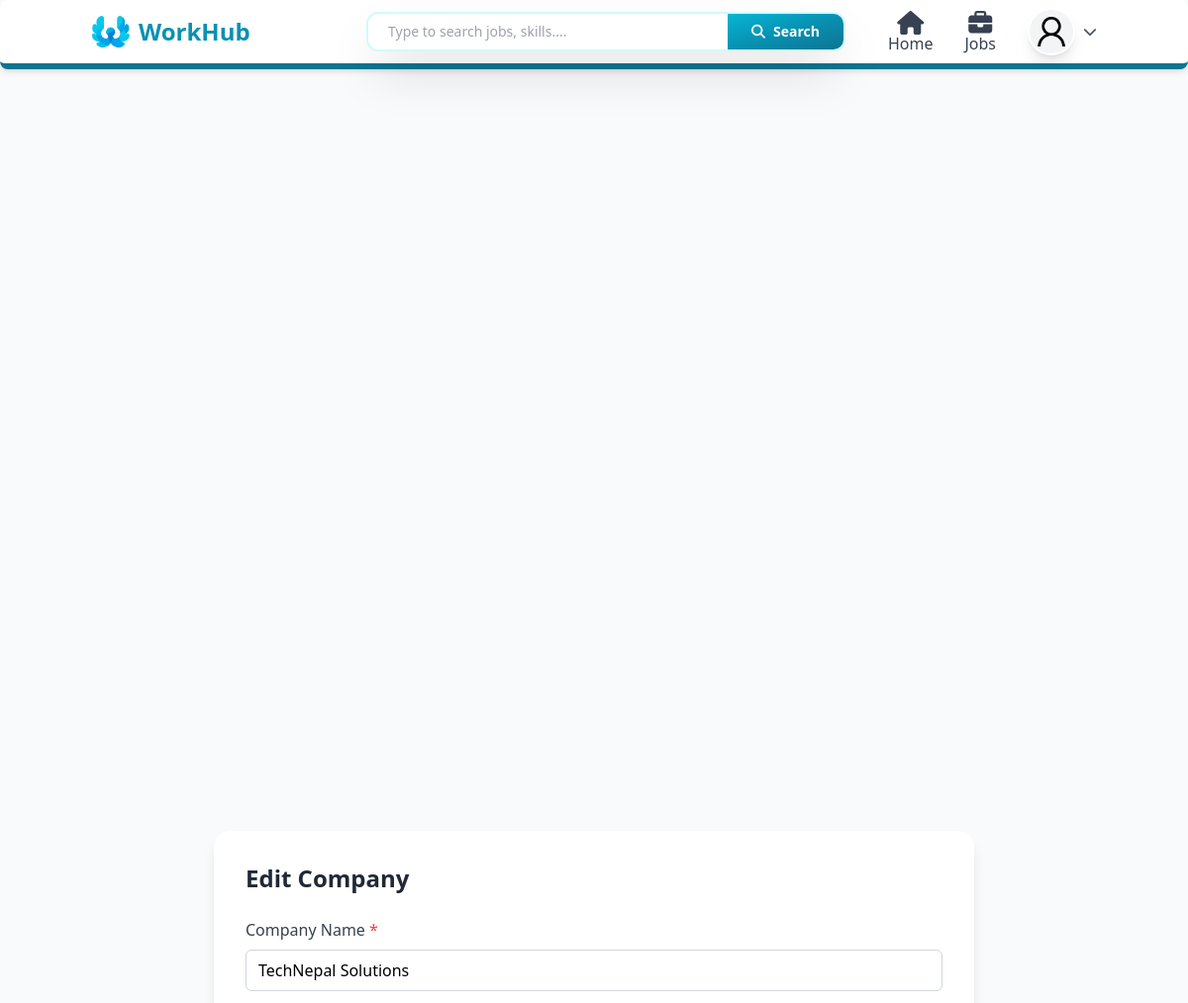
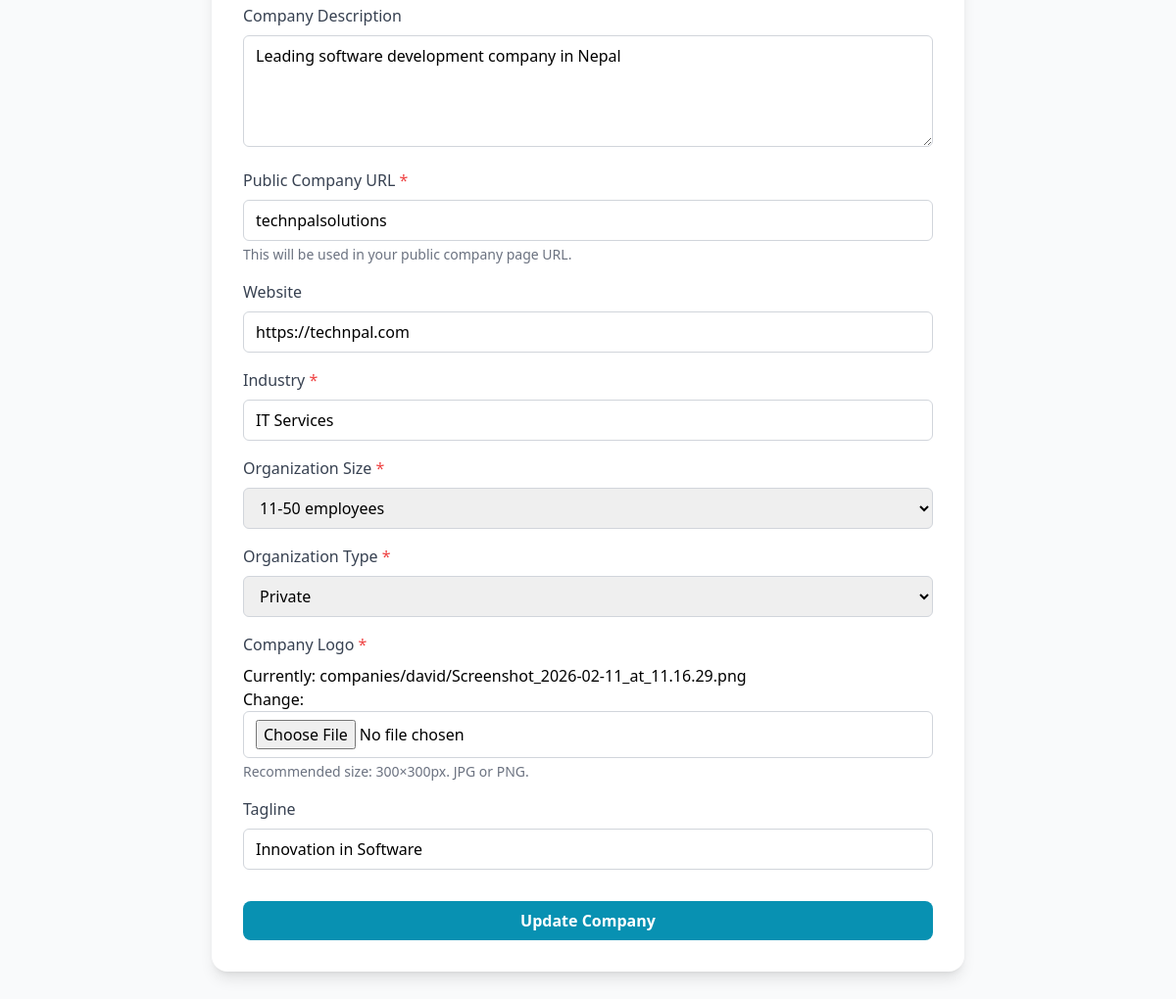
Page /company/technpalsolutions/edit/ (signed in) on the committed database (2 pictures, top to bottom).
### users/models.py (models this page shows, shortened)
class Profile(models.Model):
    def generateImagePath(instance, filename):
        return f"users/{instance.user.username}/{filename}"
    class RoleOptions(models.TextChoices):
        Admin = "Admin", "Admin"
        JobSeeker = "Job Seeker", "Job Seeker"
        Recruiter = "Recruiter", "Recruiter"
    class GenderOptions(models.TextChoices):
        Male = "Male", "Male"
        Female = "Female", "Female"
        Others = "Others", "Others"
    class JobTypeOptions(models.TextChoices):
        FullTime = "Full Time", "Full Time"
        PartTime = "Part Time", "Part Time"
        Contract = "Contract", "Contract"
        Intern = "Internship", "Internship"
    class WorkModeOptions(models.TextChoices):
        OnSite = "On-site", "On-site"
        Remote = "Remote", "Remote"
        Hybrid = "Hybrid", "Hybrid"
    user = models.OneToOneField(User, on_delete=models.CASCADE)
    position = models.CharField(max_length=100, blank=True)
    summary = models.TextField(blank=True)
    address = models.CharField(max_length=50)
    phone = models.CharField( max_length=10)
    nationality = models.CharField( max_length=15, default="Nepal")
    gender = models.CharField( choices=GenderOptions, default=GenderOptions.Male, max_length=6 )
    profile_image = models.ImageField( blank=True, null=True, upload_to=generateImagePath, default="users/default_user.png" )
    dob = models.DateField(blank=True, null=True)
    role = models.CharField(max_length=10, choices=RoleOptions, default=RoleOptions.JobSeeker)
    skills = models.ManyToManyField(Skill, blank=True, related_name="profiles")
    preferred_location = models.CharField(max_length=100, blank=True)
    preferred_job_type = models.CharField(max_length=50, choices=JobTypeOptions, blank=True)
    preferred_work_mode = models.CharField(max_length=20, choices=WorkModeOptions, blank=True)
    created_at = models.DateTimeField(auto_now_add=True)
    search_vector = models.TextField(blank=True, null=True)
    def completion_percentage(self):
        checks = [
            bool(self.position),
            bool(self.summary),
            bool(self.address),
            bool(self.phone),
            bool(self.dob),
            bool(self.profile_image),
            self.skills.exists(),
            self.educations.exists(),
            self.experiences.exists(),
            self.projects.exists(),
            bool(self.preferred_location),
            bool(self.preferred_job_type),
            bool(self.preferred_work_mode),
        ]
        completed = sum(checks)
        total = len(checks)
        return int((completed / total) * 100)

### companies/models.py (models this page shows, shortened)
class Company(models.Model):
    def generateImagePath(instance, filename):
        return f"companies/{instance.created_by.username}/{filename}"
    class OrganizationSize(models.TextChoices):
        SIZE_1_10 = "1-10", "1-10 employees"
        SIZE_11_50 = "11-50", "11-50 employees"
        SIZE_51_200 = "51-200", "51-200 employees"
        SIZE_201_500 = "201-500", "201-500 employees"
        SIZE_501_1000 = "501-1000", "501-1000 employees"
        SIZE_1000_PLUS = "1000+", "1000+ employees"
    class OrganizationType(models.TextChoices):
        PRIVATE = "private", "Private"
        PUBLIC = "public", "Public"
        NON_PROFIT = "non_profit", "Non-profit"
        GOVERNMENT = "government", "Government"
        EDUCATIONAL = "educational", "Educational"
        SELF_EMPLOYED = "self_employed", "Self-employed"
    name = models.CharField(max_length=255)
    description = models.TextField(blank=True)
    public_url = models.SlugField(unique=True)
    website = models.URLField(blank=True)
    industry = models.CharField(max_length=100)
    organization_size = models.CharField(max_length=20, choices=OrganizationSize.choices)
    organization_type = models.CharField(max_length=20, choices=OrganizationType.choices)
    logo = models.ImageField(upload_to=generateImagePath, default="companies/default_company.png")
    tagline = models.CharField(max_length=120, blank=True)
    created_by = models.ForeignKey(User, on_delete=models.CASCADE, related_name="companies_created")
    created_at = models.DateTimeField(auto_now_add=True)

### companies/views.py (the view)
# urls.py: path("<slug:slug>/edit/", edit_company, name="edit_company"),
@login_required(login_url='/user/login')
def edit_company(request, slug):
    company = get_object_or_404(Company, public_url=slug)
    if company.created_by != request.user:
        return redirect("forbidden")
    if request.method == "POST":
        form = CompanyForm(request.POST, request.FILES, instance=company)
        if form.is_valid():
            form.save()
            return redirect("company_detail", slug=company.public_url)
    else:
        form = CompanyForm(instance=company)
    return render(request, "pages/companies/edit_company.html", {"form": form, "company": company})

### templates/pages/companies/edit_company.html (shortened to what this page needs)
{% extends 'layouts/main.html' %}
{% block content %}
<div class="bg-gray-50 min-h-screen flex items-center justify-center p-4">
  <div class="bg-white shadow-lg rounded-2xl w-full max-w-3xl p-8">
    <h1 class="text-2xl font-bold mb-6 text-gray-800">Edit Company</h1>
    <form method="POST" enctype="multipart/form-data" class="space-y-4">
      {% for field in form %}
        <div>
          <label for="{{ field.id_for_label }}" class="block text-gray-700 font-medium mb-2">
            {{ field.label }}
            {% if field.field.required %}
              <span class="text-red-500">*</span>
            {% endif %}
          </label>
          {{ field }}
          {% if field.help_text %}
            <p class="text-sm text-gray-500 mt-1">{{ field.help_text }}</p>
          {% endif %}
        </div>
      {% endfor %}
      <div class="pt-4">
        <button type="submit" class="w-full bg-cyan-600 text-white font-semibold py-2 rounded-lg hover:bg-cyan-700 transition duration-300">
          Update Company
        </button>
      </div>
    </form>
  </div>
</div>
{% endblock %}

### templates/layouts/main.html (shortened to what this page needs)
<!DOCTYPE html>
<html lang="en">
  <head>
    <script src="https://cdn.tailwindcss.com"></script>
    <link rel="stylesheet" href="https://cdnjs.cloudflare.com/ajax/libs/font-awesome/6.5.0/css/all.min.css" />
  </head>
  <body class="bg-gray-50">
    <nav class="fixed w-full z-50 bg-white shadow-md border-b-[6px] border-cyan-700 rounded-lg no-print">
      <div class="mx-auto px-4 sm:px-6 lg:px-8 ml-[5%] mr-[5%]">
        <div class="grid grid-cols-8 space-x-6 items-center h-16">
          <a href="/" class="flex items-center gap-2 col-span-2">
            <img class="h-10 w-10" src="/media/system_image/logo1.png" alt="Logo" />
            <h1 class="hidden md:block text-2xl font-bold text-cyan-600">WorkHub</h1>
          </a>
          <div class="col-span-4 relative">
            {% if request.path != "/" %}
              {% include 'components/search_bar.html' %}
            {% endif %}
          </div>
          {% if request.user.is_authenticated %}
            <div class="hidden md:flex items-center space-x-8 ms-auto relative col-span-2">
              <a href="/dashboard" class="ml-auto mt-auto flex flex-col space-y-2 items-center text-gray-700 hover:text-cyan-600 transition duration-300">
                <i class="fa fa-xl fa-home"></i>
                <span class="">Home</span>
              </a>
              <a href="/jobs" class="mt-auto flex flex-col space-y-2 items-center text-gray-700 hover:text-cyan-600 transition duration-300">
                <i class="fa-solid fa-xl fa-briefcase"></i>
                <span class="">Jobs</span>
              </a>
              <div class="" id="profileDropdown">
                <button type="button" onclick="toggleDropdown()" class="flex items-center gap-2 focus:outline-none">
                  <img src="{{ request.user.profile.profile_image.url }}" alt="{{ user.username }}" class="w-12 h-12 rounded-full bg-gray-100 border-2 border-white shadow-lg object-cover hover:border-cyan-600 hover:scale-[1.05] transition duration-300 cursor-pointer" />
                  <i id="dropdownArrow" class="fas fa-chevron-down text-gray-600 text-sm transition-transform duration-300"></i>
                </button>
              </div>
            </div>
          {% endif %}
        </div>
      </div>
    </nav>
    <div class="flex flex-col pt-16 pb-4 min-h-[80vh]">
      {% block content %}
      {% endblock %}
    </div>
  </body>
</html>

### templates/layouts/main.html (style rules this page uses)
* { margin: 0; }

### rows in the picture
Company: form "TechNepal Solutions" "Leading software development company in Nepal" "technpalsolutions" "https://technpal.com" "IT Services" "11-50 employees" "Private" "Innovation in Software"

### other values in the picture
{{ field.label }} "Company Name" "Company Description" "Public Company URL" "Website" "Industry" "Organization Size" "Organization Type" "Company Logo" "Tagline"
{{ field.help_text }} "This will be used in your public company page URL." "Recommended size: 300×300px. JPG or PNG."
